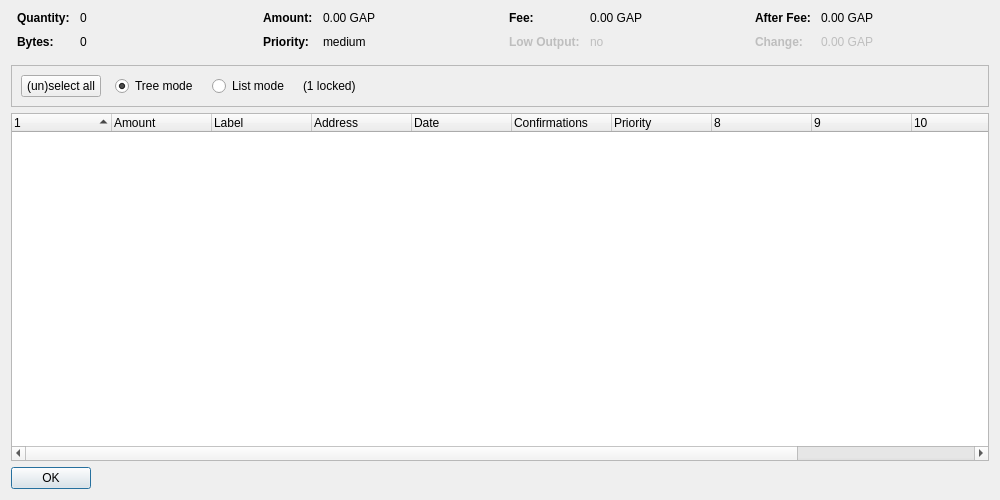
<?xml version="1.0" encoding="UTF-8"?>
<ui version="4.0">
 <class>CoinControlDialog</class>
 <widget class="QDialog" name="CoinControlDialog">
  <property name="geometry">
   <rect>
    <x>0</x>
    <y>0</y>
    <width>1000</width>
    <height>500</height>
   </rect>
  </property>
  <property name="windowTitle">
   <string>Coin Control Address Selection</string>
  </property>
  <layout class="QVBoxLayout" name="verticalLayout">
   <item>
    <layout class="QHBoxLayout" name="horizontalLayoutTop" stretch="0,0,0,0">
     <property name="topMargin">
      <number>0</number>
     </property>
     <property name="bottomMargin">
      <number>10</number>
     </property>
     <item>
      <layout class="QFormLayout" name="formLayoutCoinControl1">
       <property name="horizontalSpacing">
        <number>10</number>
       </property>
       <property name="verticalSpacing">
        <number>10</number>
       </property>
       <property name="leftMargin">
        <number>6</number>
       </property>
       <property name="rightMargin">
        <number>6</number>
       </property>
       <item row="0" column="0">
        <widget class="QLabel" name="labelCoinControlQuantityText">
         <property name="font">
          <font>
           <weight>75</weight>
           <bold>true</bold>
          </font>
         </property>
         <property name="text">
          <string>Quantity:</string>
         </property>
        </widget>
       </item>
       <item row="0" column="1">
        <widget class="QLabel" name="labelCoinControlQuantity">
         <property name="cursor">
          <cursorShape>IBeamCursor</cursorShape>
         </property>
         <property name="contextMenuPolicy">
          <enum>Qt::ActionsContextMenu</enum>
         </property>
         <property name="text">
          <string notr="true">0</string>
         </property>
         <property name="textInteractionFlags">
          <set>Qt::LinksAccessibleByMouse|Qt::TextSelectableByKeyboard|Qt::TextSelectableByMouse</set>
         </property>
        </widget>
       </item>
       <item row="1" column="0">
        <widget class="QLabel" name="labelCoinControlBytesText">
         <property name="font">
          <font>
           <weight>75</weight>
           <bold>true</bold>
          </font>
         </property>
         <property name="text">
          <string>Bytes:</string>
         </property>
        </widget>
       </item>
       <item row="1" column="1">
        <widget class="QLabel" name="labelCoinControlBytes">
         <property name="cursor">
          <cursorShape>IBeamCursor</cursorShape>
         </property>
         <property name="contextMenuPolicy">
          <enum>Qt::ActionsContextMenu</enum>
         </property>
         <property name="text">
          <string notr="true">0</string>
         </property>
         <property name="textInteractionFlags">
          <set>Qt::LinksAccessibleByMouse|Qt::TextSelectableByKeyboard|Qt::TextSelectableByMouse</set>
         </property>
        </widget>
       </item>
      </layout>
     </item>
     <item>
      <layout class="QFormLayout" name="formLayoutCoinControl2">
       <property name="horizontalSpacing">
        <number>10</number>
       </property>
       <property name="verticalSpacing">
        <number>10</number>
       </property>
       <property name="leftMargin">
        <number>6</number>
       </property>
       <property name="rightMargin">
        <number>6</number>
       </property>
       <item row="0" column="0">
        <widget class="QLabel" name="labelCoinControlAmountText">
         <property name="font">
          <font>
           <weight>75</weight>
           <bold>true</bold>
          </font>
         </property>
         <property name="text">
          <string>Amount:</string>
         </property>
        </widget>
       </item>
       <item row="0" column="1">
        <widget class="QLabel" name="labelCoinControlAmount">
         <property name="cursor">
          <cursorShape>IBeamCursor</cursorShape>
         </property>
         <property name="contextMenuPolicy">
          <enum>Qt::ActionsContextMenu</enum>
         </property>
         <property name="text">
          <string notr="true">0.00 GAP</string>
         </property>
         <property name="textInteractionFlags">
          <set>Qt::LinksAccessibleByMouse|Qt::TextSelectableByKeyboard|Qt::TextSelectableByMouse</set>
         </property>
        </widget>
       </item>
       <item row="1" column="0">
        <widget class="QLabel" name="labelCoinControlPriorityText">
         <property name="font">
          <font>
           <weight>75</weight>
           <bold>true</bold>
          </font>
         </property>
         <property name="text">
          <string>Priority:</string>
         </property>
        </widget>
       </item>
       <item row="1" column="1">
        <widget class="QLabel" name="labelCoinControlPriority">
         <property name="cursor">
          <cursorShape>IBeamCursor</cursorShape>
         </property>
         <property name="contextMenuPolicy">
          <enum>Qt::ActionsContextMenu</enum>
         </property>
         <property name="text">
          <string notr="true">medium</string>
         </property>
         <property name="textInteractionFlags">
          <set>Qt::LinksAccessibleByMouse|Qt::TextSelectableByKeyboard|Qt::TextSelectableByMouse</set>
         </property>
        </widget>
       </item>
      </layout>
     </item>
     <item>
      <layout class="QFormLayout" name="formLayoutCoinControl3">
       <property name="horizontalSpacing">
        <number>10</number>
       </property>
       <property name="verticalSpacing">
        <number>10</number>
       </property>
       <property name="leftMargin">
        <number>6</number>
       </property>
       <property name="rightMargin">
        <number>6</number>
       </property>
       <item row="0" column="0">
        <widget class="QLabel" name="labelCoinControlFeeText">
         <property name="font">
          <font>
           <weight>75</weight>
           <bold>true</bold>
          </font>
         </property>
         <property name="text">
          <string>Fee:</string>
         </property>
        </widget>
       </item>
       <item row="0" column="1">
        <widget class="QLabel" name="labelCoinControlFee">
         <property name="cursor">
          <cursorShape>IBeamCursor</cursorShape>
         </property>
         <property name="contextMenuPolicy">
          <enum>Qt::ActionsContextMenu</enum>
         </property>
         <property name="text">
          <string notr="true">0.00 GAP</string>
         </property>
         <property name="textInteractionFlags">
          <set>Qt::LinksAccessibleByMouse|Qt::TextSelectableByKeyboard|Qt::TextSelectableByMouse</set>
         </property>
        </widget>
       </item>
       <item row="1" column="0">
        <widget class="QLabel" name="labelCoinControlLowOutputText">
         <property name="enabled">
          <bool>false</bool>
         </property>
         <property name="font">
          <font>
           <weight>75</weight>
           <bold>true</bold>
          </font>
         </property>
         <property name="text">
          <string>Low Output:</string>
         </property>
        </widget>
       </item>
       <item row="1" column="1">
        <widget class="QLabel" name="labelCoinControlLowOutput">
         <property name="enabled">
          <bool>false</bool>
         </property>
         <property name="cursor">
          <cursorShape>IBeamCursor</cursorShape>
         </property>
         <property name="contextMenuPolicy">
          <enum>Qt::ActionsContextMenu</enum>
         </property>
         <property name="text">
          <string notr="true">no</string>
         </property>
         <property name="textInteractionFlags">
          <set>Qt::LinksAccessibleByMouse|Qt::TextSelectableByKeyboard|Qt::TextSelectableByMouse</set>
         </property>
        </widget>
       </item>
      </layout>
     </item>
     <item>
      <layout class="QFormLayout" name="formLayoutCoinControl4">
       <property name="horizontalSpacing">
        <number>10</number>
       </property>
       <property name="verticalSpacing">
        <number>10</number>
       </property>
       <property name="leftMargin">
        <number>6</number>
       </property>
       <property name="rightMargin">
        <number>6</number>
       </property>
       <item row="0" column="0">
        <widget class="QLabel" name="labelCoinControlAfterFeeText">
         <property name="font">
          <font>
           <weight>75</weight>
           <bold>true</bold>
          </font>
         </property>
         <property name="text">
          <string>After Fee:</string>
         </property>
        </widget>
       </item>
       <item row="0" column="1">
        <widget class="QLabel" name="labelCoinControlAfterFee">
         <property name="cursor">
          <cursorShape>IBeamCursor</cursorShape>
         </property>
         <property name="contextMenuPolicy">
          <enum>Qt::ActionsContextMenu</enum>
         </property>
         <property name="text">
          <string notr="true">0.00 GAP</string>
         </property>
         <property name="textInteractionFlags">
          <set>Qt::LinksAccessibleByMouse|Qt::TextSelectableByKeyboard|Qt::TextSelectableByMouse</set>
         </property>
        </widget>
       </item>
       <item row="1" column="0">
        <widget class="QLabel" name="labelCoinControlChangeText">
         <property name="enabled">
          <bool>false</bool>
         </property>
         <property name="font">
          <font>
           <weight>75</weight>
           <bold>true</bold>
          </font>
         </property>
         <property name="text">
          <string>Change:</string>
         </property>
        </widget>
       </item>
       <item row="1" column="1">
        <widget class="QLabel" name="labelCoinControlChange">
         <property name="enabled">
          <bool>false</bool>
         </property>
         <property name="cursor">
          <cursorShape>IBeamCursor</cursorShape>
         </property>
         <property name="contextMenuPolicy">
          <enum>Qt::ActionsContextMenu</enum>
         </property>
         <property name="text">
          <string notr="true">0.00 GAP</string>
         </property>
         <property name="textInteractionFlags">
          <set>Qt::LinksAccessibleByMouse|Qt::TextSelectableByKeyboard|Qt::TextSelectableByMouse</set>
         </property>
        </widget>
       </item>
      </layout>
     </item>
    </layout>
   </item>
   <item>
    <widget class="QFrame" name="frame">
     <property name="minimumSize">
      <size>
       <width>0</width>
       <height>40</height>
      </size>
     </property>
     <property name="frameShape">
      <enum>QFrame::StyledPanel</enum>
     </property>
     <property name="frameShadow">
      <enum>QFrame::Sunken</enum>
     </property>
     <layout class="QHBoxLayout" name="horizontalLayout">
      <item>
       <layout class="QHBoxLayout" name="horizontalLayoutPanel" stretch="0,0,0,0,0">
        <property name="spacing">
         <number>14</number>
        </property>
        <item>
         <widget class="QPushButton" name="pushButtonSelectAll">
          <property name="sizePolicy">
           <sizepolicy hsizetype="Maximum" vsizetype="Fixed">
            <horstretch>0</horstretch>
            <verstretch>0</verstretch>
           </sizepolicy>
          </property>
          <property name="text">
           <string>(un)select all</string>
          </property>
         </widget>
        </item>
        <item>
         <widget class="QRadioButton" name="radioTreeMode">
          <property name="sizePolicy">
           <sizepolicy hsizetype="Maximum" vsizetype="Fixed">
            <horstretch>0</horstretch>
            <verstretch>0</verstretch>
           </sizepolicy>
          </property>
          <property name="text">
           <string>Tree mode</string>
          </property>
          <property name="checked">
           <bool>true</bool>
          </property>
         </widget>
        </item>
        <item>
         <widget class="QRadioButton" name="radioListMode">
          <property name="sizePolicy">
           <sizepolicy hsizetype="Maximum" vsizetype="Fixed">
            <horstretch>0</horstretch>
            <verstretch>0</verstretch>
           </sizepolicy>
          </property>
          <property name="text">
           <string>List mode</string>
          </property>
         </widget>
        </item>
        <item>
         <widget class="QLabel" name="labelLocked">
          <property name="text">
           <string notr="true">(1 locked)</string>
          </property>
         </widget>
        </item>
        <item>
         <spacer name="horizontalSpacer">
          <property name="orientation">
           <enum>Qt::Horizontal</enum>
          </property>
          <property name="sizeHint" stdset="0">
           <size>
            <width>40</width>
            <height>20</height>
           </size>
          </property>
         </spacer>
        </item>
       </layout>
      </item>
     </layout>
    </widget>
   </item>
   <item>
    <widget class="CoinControlTreeWidget" name="treeWidget">
     <property name="contextMenuPolicy">
      <enum>Qt::CustomContextMenu</enum>
     </property>
     <property name="sortingEnabled">
      <bool>false</bool>
     </property>
     <property name="columnCount">
      <number>12</number>
     </property>
     <attribute name="headerShowSortIndicator" stdset="0">
      <bool>true</bool>
     </attribute>
     <attribute name="headerStretchLastSection">
      <bool>false</bool>
     </attribute>
     <column>
      <property name="text">
       <string/>
      </property>
     </column>
     <column>
      <property name="text">
       <string>Amount</string>
      </property>
     </column>
     <column>
      <property name="text">
       <string notr="true">Label</string>
      </property>
     </column>
     <column>
      <property name="text">
       <string>Address</string>
      </property>
     </column>
     <column>
      <property name="text">
       <string>Date</string>
      </property>
     </column>
     <column>
      <property name="text">
       <string>Confirmations</string>
      </property>
      <property name="toolTip">
       <string>Confirmed</string>
      </property>
     </column>
     <column>
      <property name="text">
       <string>Priority</string>
      </property>
     </column>
     <column>
      <property name="text">
       <string/>
      </property>
     </column>
     <column>
      <property name="text">
       <string/>
      </property>
     </column>
     <column>
      <property name="text">
       <string/>
      </property>
     </column>
     <column>
      <property name="text">
       <string/>
      </property>
     </column>
     <column>
      <property name="text">
       <string/>
      </property>
     </column>
    </widget>
   </item>
   <item>
    <widget class="QDialogButtonBox" name="buttonBox">
     <property name="sizePolicy">
      <sizepolicy hsizetype="Maximum" vsizetype="Fixed">
       <horstretch>0</horstretch>
       <verstretch>0</verstretch>
      </sizepolicy>
     </property>
     <property name="orientation">
      <enum>Qt::Horizontal</enum>
     </property>
     <property name="standardButtons">
      <set>QDialogButtonBox::Ok</set>
     </property>
    </widget>
   </item>
  </layout>
 </widget>
 <customwidgets>
  <customwidget>
   <class>CoinControlTreeWidget</class>
   <extends>QTreeWidget</extends>
   <header>coincontroltreewidget.h</header>
  </customwidget>
 </customwidgets>
 <resources/>
 <connections/>
</ui>
